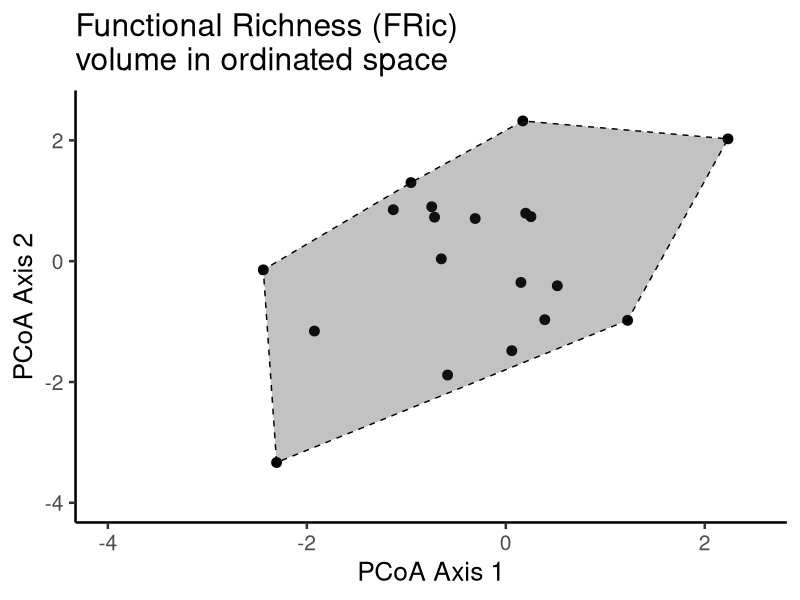
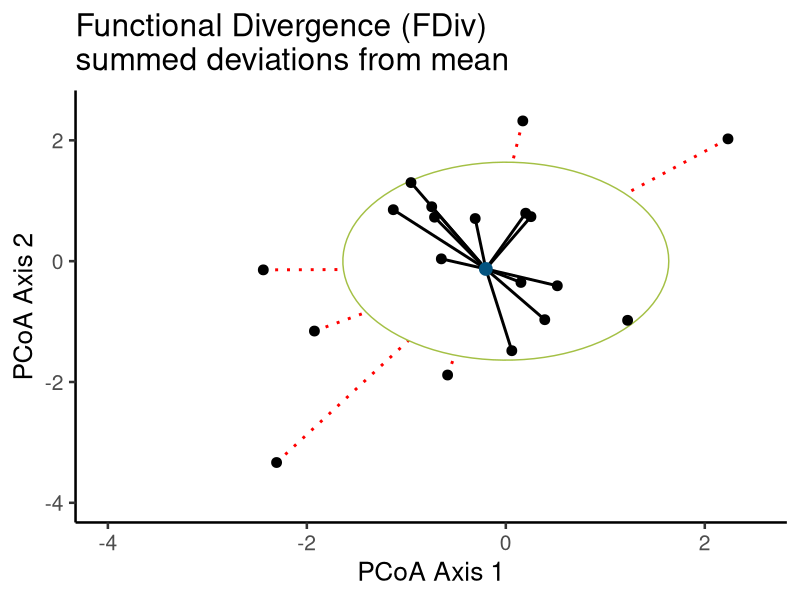
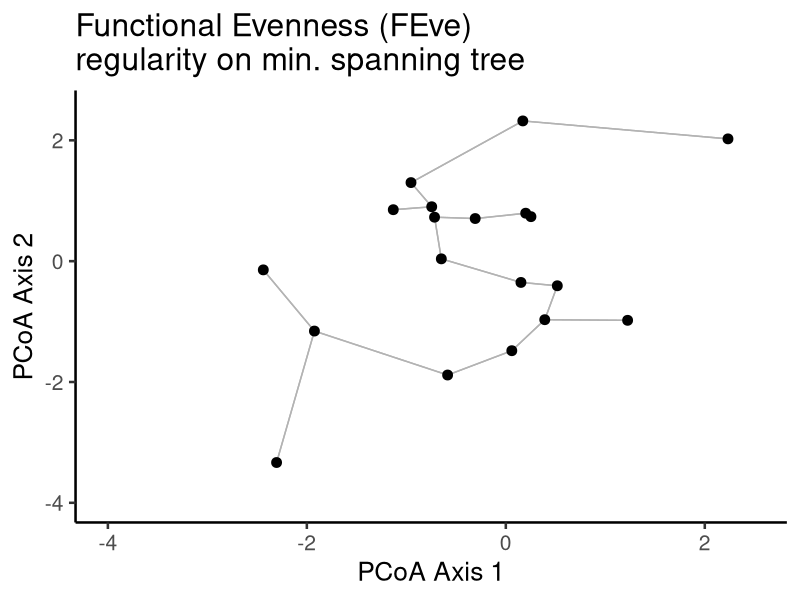
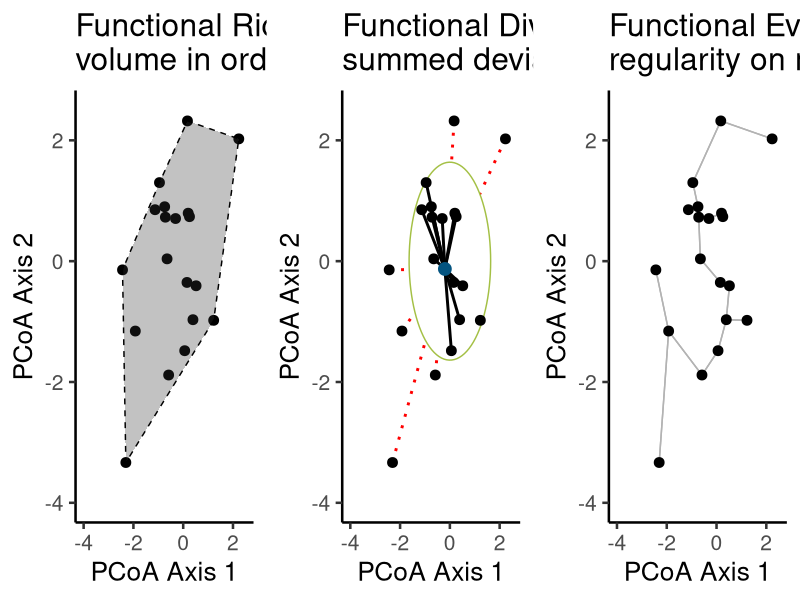

Write the R code that produced these figures, in order.
library(ggplot2)

# ntax <- 1000
# noise <- 4
# 
# high_richness <- data.frame(
#   taxon=rep(c("A","B","C", "D"), each=ntax/4),
#   value=c(
#     rnorm(250, mean=-15, sd=noise),
#     rnorm(250, mean=-5, sd=noise),
#     rnorm(250, mean= 5, sd=noise),
#     rnorm(250, mean= 15, sd=noise)
#   ),
#   rich=rep("high richness", 1000)
#   )
# 
# low_richness <- data.frame(
#   taxon=rep(c("A","B","C", "D"), each=ntax/4),
#   value=c(
#     rnorm(250, mean=-7.5, sd=noise),
#     rnorm(250, mean=-2.5, sd=noise),
#     rnorm(250, mean= 2.5, sd=noise),
#     rnorm(250, mean= 7.5, sd=noise)
#   ),
#   rich=rep("low richness", 1000)
# )
# 
# richness <- do.call(rbind, list(high_richness, low_richness))
# 
# ggplot(richness, aes(x=value, fill=taxon)) + 
#   geom_density(alpha=0.8) + 
#   theme_bw(30) + 
#   labs(y="richness", x="trait value") + 
#   facet_grid(rich~.) + 
#   theme(
#     axis.ticks.y=element_blank(), 
#     axis.ticks.x=element_blank(),
#     axis.text.y=element_blank(),
#     axis.text.x=element_blank(), 
#     legend.position = "none")
# 
# ggsave("~/Dropbox/AncientEcoDatabase/AAPA_2018_poster/functional_richness_plot/univariate_richness_plot.jpg", dpi=300, width=8, height=6)


##note...this is straight outta the vignette
##https://cran.r-project.org/web/packages/ggplot2/vignettes/extending-ggplot2.html


StatChull <- ggproto("StatChull", Stat,
                     compute_group = function(data, scales) {
                       data[chull(data$x, data$y), , drop = FALSE]
                     },
                     
                     required_aes = c("x", "y")
)

stat_chull <- function(mapping = NULL, data = NULL, geom = "polygon",
                       position = "identity", na.rm = FALSE, show.legend = NA, 
                       inherit.aes = TRUE, ...) {
  layer(
    stat = StatChull, data = data, mapping = mapping, geom = geom, 
    position = position, show.legend = show.legend, inherit.aes = inherit.aes,
    params = list(na.rm = na.rm, ...)
  )
}


theme_set(theme_classic(19))
## multivariate richness

set.seed(3)
forgg <- data.frame(trait1=c(rnorm(10,sd=2), rnorm(10, sd=1)), 
           trait2=c(rnorm(10,sd=2), rnorm(10, sd=1)), 
                    FRic=rep(c("High","Low"), each=10))

fric <- ggplot(forgg, aes(trait1, trait2)) + 
  geom_point(size=3) + 
  stat_chull(linetype="dashed", color="black", alpha=0.3) + 
  theme(legend.position = "none") + 
  labs(x="PCoA Axis 1", y="PCoA Axis 2", title="Functional Richness (FRic)\nvolume in ordinated space") + 
  scale_fill_manual(values=c("#a4c045", "#045480")) + 
  scale_color_manual(values=c("#a4c045", "#045480")) + 
  scale_x_continuous(limits=c(-4, 2.5)) + 
  scale_y_continuous(limits=c(-4, 2.5))
ggsave(plot=fric, filename="~/Dropbox/AncientEcoDatabase/AAPA_2018_poster/functional_richness_plot/bivariate_richness_plot.jpg", dpi=300, width=8, height=8)


## Functional Diversity (FDiv)


centroid_trait1 <- mean(forgg$trait1)
centroid_trait2 <- mean(forgg$trait2)
forgg$dist_from_centroid <- as.matrix(dist(data.frame(trait1=c(centroid_trait1,forgg$trait1), trait2=c(centroid_trait2,forgg$trait2))))[2:(nrow(forgg)+1),1]


fdiv<-ggplot(forgg, aes(trait1, trait2)) + 
  geom_segment(data=dplyr::filter(forgg, dist_from_centroid > mean(dist_from_centroid)),
                 aes(x=trait1, 
                   y=trait2, 
                   xend=centroid_trait1, 
                   yend=centroid_trait2), 
               color="red", size=1, linetype="dotted") + 
  annotate("polygon",
           x=mean(forgg$dist_from_centroid)* cos(seq(0,2*pi,length.out=100)),
           y=mean(forgg$dist_from_centroid)* sin(seq(0,2*pi,length.out=100)), fill="white", color="#a4c045") +  
  geom_segment(data=dplyr::filter(forgg, dist_from_centroid < mean(dist_from_centroid)),
               aes(x=trait1, 
                   y=trait2, 
                   xend=centroid_trait1, 
                   yend=centroid_trait2), 
              size=1) + 
  geom_point(size=3) +
  annotate("point", x=centroid_trait1, y=centroid_trait2, size=4, color="#045480") + 
  #annotate("text", x=2.05, y=-1.05, label=paste0("bar('dC')"), parse=TRUE, color="#a4c045", size=14) + 
  scale_x_continuous(limits=c(-4, 2.5)) + 
  scale_y_continuous(limits=c(-4, 2.5)) + 
  theme(
    panel.grid.major.y = element_blank(),
    panel.grid.major.x = element_blank(),
    panel.grid.minor.y = element_blank(),
    panel.grid.minor.x = element_blank(),
  ) + 
  labs(x="PCoA Axis 1", y="PCoA Axis 2", title="Functional Divergence (FDiv)\nsummed deviations from mean")

ggsave(plot=fdiv, filename="~/Dropbox/AncientEcoDatabase/AAPA_2018_poster/functional_richness_plot/FDiv_plot.jpg", dpi=300, width=8, height=8)







## Evenness

tree <- ape::mst(dist(forgg[,c("trait1","trait2")]))

edgeCount <- length(which(tree==1))
edgelist <- data.frame(from=rep(NA, edgeCount), to=rep(NA, edgeCount))

counter<-1
for(i in 1:nrow(tree)){
  for(j in 1:nrow(tree)){
    if(tree[i,j]==1){
      edgelist[counter,] <- c(i, j)
      counter <- counter + 1
    }
  }}

edgelist$trait1_from <- forgg$trait1[edgelist$from]
edgelist$trait2_from <- forgg$trait2[edgelist$from]
edgelist$trait1_to <- forgg$trait1[edgelist$to]
edgelist$trait2_to <- forgg$trait2[edgelist$to]

feve <- ggplot(forgg, aes(trait1, trait2)) +
  geom_segment(edgelist, 
               mapping=aes(x=trait1_from, y=trait2_from, xend=trait1_to, yend=trait2_to), 
               color="grey70") + 
  geom_point(size=3) + 
  scale_x_continuous(limits=c(-4, 2.5)) + 
  scale_y_continuous(limits=c(-4, 2.5)) + 
  labs(x="PCoA Axis 1", y="PCoA Axis 2", title="Functional Evenness (FEve)\nregularity on min. spanning tree")

ggsave(plot=feve, filename="~/Dropbox/AncientEcoDatabase/AAPA_2018_poster/functional_richness_plot/FEve_plot.jpg", dpi=300, width=8, height=8)

pdf("~/Dropbox/heterogeneity_funcric_JHE/JHE-figs/combined_fdiv_fric_feve.pdf", width=16, height=8)
gridExtra::grid.arrange(fric, fdiv,feve, ncol=3, nrow=1)
dev.off()
